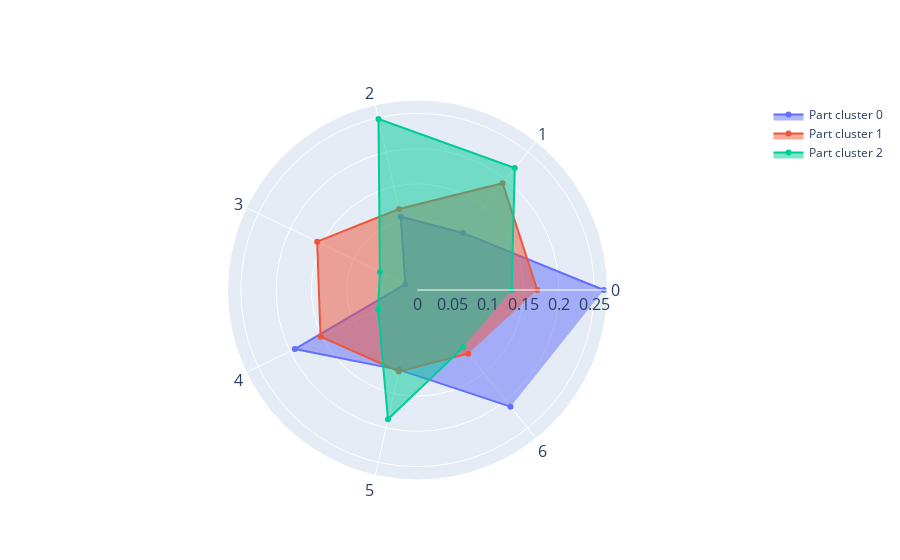

Notebook code for this chart:
### Code cell
plt.rcParams.update({'font.size': 16})

# plot star plot for comparison 
fig = go.Figure() 
fig.add_trace(go.Scatterpolar( 
      r=pd.Series(mean_cluster_parts.sort_values(by='new_clusters').loc[mean_cluster_parts['part_cluster']==0, 'relative_frequency'].values), 
      theta=plt_vars, 
      fill='toself', 
      name='Part cluster 0' 
)) 
fig.add_trace(go.Scatterpolar( 
      r=pd.Series(mean_cluster_parts.sort_values(by='new_clusters').loc[mean_cluster_parts['part_cluster']==1, 'relative_frequency'].values), 
      theta=plt_vars, 
      fill='toself', 
      name='Part cluster 1'
)) 

fig.add_trace(go.Scatterpolar( 
      r=pd.Series(mean_cluster_parts.sort_values(by='new_clusters').loc[mean_cluster_parts['part_cluster']==2, 'relative_frequency'].values), 
      theta=plt_vars, 
      fill='toself', 
      name='Part cluster 2'
)) 
 
  
fig.update_layout( 
  polar=dict(
        angularaxis=dict(
            tickfont=dict(size=16)  # Set the font size of the theta labels
        ),
    radialaxis=dict( 
      visible=True,
      tickfont=dict(size=16)
          )), 
  
  showlegend=True
)  #     template = 'plotly_dark', 

plt.savefig(file_path+'star_plots_mice.svg', format="svg")
# fig.write_image(file_path + 'star_plots_mice.svg')

fig.show()

### Figure 1 — Plotly figure (JSON) as saved in the notebook; plotly's stock layout.template omitted (floating-point values rounded to 4 significant figures)
{"data": [{"fill": "toself", "name": "Part cluster 0", "r": [0.2635, 0.1033, 0.1064, 0.01899, 0.1927, 0.1159, 0.2111], "theta": ["0", "1", "2", "3", "4", "5", "6"], "type": "scatterpolar"}, {"fill": "toself", "name": "Part cluster 1", "r": [0.1695, 0.1932, 0.1175, 0.1576, 0.1523, 0.1183, 0.1152], "theta": ["0", "1", "2", "3", "4", "5", "6"], "type": "scatterpolar"}, {"fill": "toself", "name": "Part cluster 2", "r": [0.1331, 0.2207, 0.2482, 0.05901, 0.06194, 0.1877, 0.1038], "theta": ["0", "1", "2", "3", "4", "5", "6"], "type": "scatterpolar"}], "layout": {"polar": {"angularaxis": {"tickfont": {"size": 16}}, "radialaxis": {"tickfont": {"size": 16}, "visible": true}}, "showlegend": true}}
